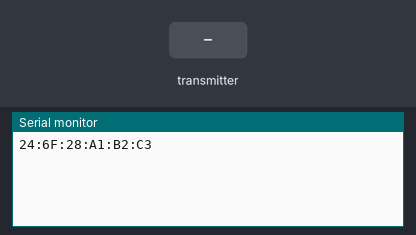
Bench run of a sketch on a simulated ESP32. Parts: the last lines printed to the serial monitor. The inputs (shaded band) are chosen by the test bench.

Above: at 2.2 s.
2.3 s: the transmitter starts sending value = 0
At 2.61 s:
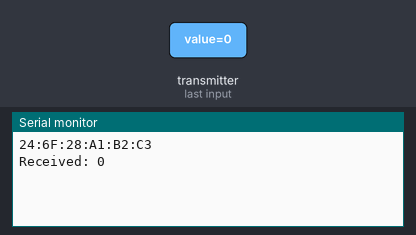
4.3 s: the transmitter starts sending value = 1024
At 4.61 s:
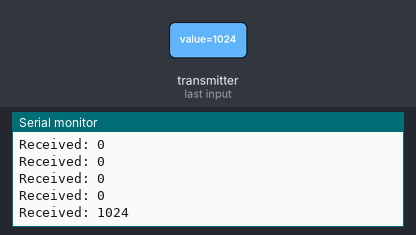

The sketch:

Rcvr.ino
```cpp
#include <esp_now.h>
#include <WiFi.h>

typedef struct struct_message {
  int value;
} struct_message;

struct_message incomingData;

void onDataRecv(const esp_now_recv_info *info, const uint8_t *data, int len) {
  memcpy(&incomingData, data, sizeof(incomingData));
  Serial.print("Received: ");
  Serial.println(incomingData.value);
}

void setup() {
  Serial.begin(115200);

  WiFi.mode(WIFI_STA);
  delay(1000);
  Serial.println(WiFi.macAddress());
  if (esp_now_init() != ESP_OK) {
    Serial.println("Error initializing ESP-NOW");
    return;
  }

  esp_now_register_recv_cb(onDataRecv);
}

void loop() {}
```

Measured:
- after the input at 2.3 s, the serial monitor: prints a new line at once (image 1)
- after the input at 4.3 s, the serial monitor: prints a new line at once (image 2)
